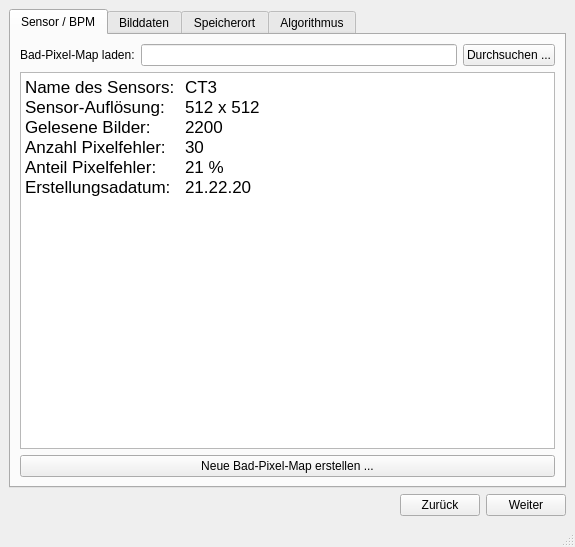
<?xml version="1.0" encoding="UTF-8"?>
<ui version="4.0">
 <class>MainWindow</class>
 <widget class="QMainWindow" name="MainWindow">
  <property name="geometry">
   <rect>
    <x>0</x>
    <y>0</y>
    <width>575</width>
    <height>547</height>
   </rect>
  </property>
  <property name="mouseTracking">
   <bool>false</bool>
  </property>
  <property name="windowTitle">
   <string>Pixelfehler Korrektur</string>
  </property>
  <widget class="QWidget" name="centralwidget">
   <layout class="QVBoxLayout" name="verticalLayout_2">
    <item>
     <layout class="QVBoxLayout" name="verticalLayout">
      <item>
       <widget class="QTabWidget" name="tabWidget">
        <property name="enabled">
         <bool>true</bool>
        </property>
        <property name="currentIndex">
         <number>0</number>
        </property>
        <widget class="QWidget" name="tabBPM">
         <attribute name="title">
          <string>Sensor / BPM</string>
         </attribute>
         <layout class="QVBoxLayout" name="verticalLayout_4">
          <item>
           <layout class="QHBoxLayout" name="horizontalLayout_10">
            <item>
             <widget class="QLabel" name="labelBPM">
              <property name="text">
               <string>Bad-Pixel-Map laden:</string>
              </property>
             </widget>
            </item>
            <item>
             <widget class="QLineEdit" name="lineEditBPM">
              <property name="readOnly">
               <bool>true</bool>
              </property>
             </widget>
            </item>
            <item>
             <widget class="QPushButton" name="pushButtonBPM">
              <property name="text">
               <string>Durchsuchen ...</string>
              </property>
              <property name="autoDefault">
               <bool>false</bool>
              </property>
              <property name="default">
               <bool>false</bool>
              </property>
              <property name="flat">
               <bool>false</bool>
              </property>
             </widget>
            </item>
           </layout>
          </item>
          <item>
           <widget class="QTextEdit" name="textEditBPM">
            <property name="verticalScrollBarPolicy">
             <enum>Qt::ScrollBarAsNeeded</enum>
            </property>
            <property name="readOnly">
             <bool>true</bool>
            </property>
            <property name="html">
             <string>&lt;!DOCTYPE HTML PUBLIC &quot;-//W3C//DTD HTML 4.0//EN&quot; &quot;http://www.w3.org/TR/REC-html40/strict.dtd&quot;&gt;
&lt;html&gt;&lt;head&gt;&lt;meta name=&quot;qrichtext&quot; content=&quot;1&quot; /&gt;&lt;style type=&quot;text/css&quot;&gt;
p, li { white-space: pre-wrap; }
&lt;/style&gt;&lt;/head&gt;&lt;body style=&quot; font-family:'.AppleSystemUIFont'; font-size:13pt; font-weight:400; font-style:normal;&quot;&gt;
&lt;p style=&quot; margin-top:0px; margin-bottom:0px; margin-left:0px; margin-right:0px; -qt-block-indent:0; text-indent:0px;&quot;&gt;Name des Sensors:	CT3&lt;/p&gt;
&lt;p style=&quot; margin-top:0px; margin-bottom:0px; margin-left:0px; margin-right:0px; -qt-block-indent:0; text-indent:0px;&quot;&gt;Sensor-Auflösung:	512 x 512&lt;/p&gt;
&lt;p style=&quot; margin-top:0px; margin-bottom:0px; margin-left:0px; margin-right:0px; -qt-block-indent:0; text-indent:0px;&quot;&gt;Gelesene Bilder:	2200&lt;/p&gt;
&lt;p style=&quot; margin-top:0px; margin-bottom:0px; margin-left:0px; margin-right:0px; -qt-block-indent:0; text-indent:0px;&quot;&gt;Anzahl Pixelfehler:	30&lt;/p&gt;
&lt;p style=&quot; margin-top:0px; margin-bottom:0px; margin-left:0px; margin-right:0px; -qt-block-indent:0; text-indent:0px;&quot;&gt;Anteil Pixelfehler:	21 %&lt;/p&gt;
&lt;p style=&quot; margin-top:0px; margin-bottom:0px; margin-left:0px; margin-right:0px; -qt-block-indent:0; text-indent:0px;&quot;&gt;Erstellungsadatum:	21.22.20&lt;/p&gt;&lt;/body&gt;&lt;/html&gt;</string>
            </property>
           </widget>
          </item>
          <item>
           <widget class="QPushButton" name="pushButton">
            <property name="text">
             <string>Neue Bad-Pixel-Map erstellen ...</string>
            </property>
           </widget>
          </item>
         </layout>
        </widget>
        <widget class="QWidget" name="tabBilddaten">
         <attribute name="title">
          <string>Bilddaten</string>
         </attribute>
         <layout class="QVBoxLayout" name="verticalLayout_3">
          <item>
           <layout class="QHBoxLayout" name="horizontalLayout_2">
            <item>
             <widget class="QLabel" name="labelBilddaten">
              <property name="text">
               <string>Ordner der Bilddaten:</string>
              </property>
             </widget>
            </item>
            <item>
             <widget class="QLineEdit" name="lineEditBildatenDurchsuchen">
              <property name="readOnly">
               <bool>true</bool>
              </property>
             </widget>
            </item>
            <item>
             <widget class="QPushButton" name="pushButtonBildatenDurchsuchen">
              <property name="text">
               <string>Durchsuchen ...</string>
              </property>
             </widget>
            </item>
           </layout>
          </item>
          <item>
           <layout class="QHBoxLayout" name="horizontalLayout_3">
            <item>
             <widget class="QCheckBox" name="checkBoxBilddaten">
              <property name="text">
               <string>Unterordner auch importieren</string>
              </property>
             </widget>
            </item>
            <item>
             <widget class="QPushButton" name="pushButtonBildatenImportieren">
              <property name="text">
               <string>Bilder importieren</string>
              </property>
             </widget>
            </item>
           </layout>
          </item>
          <item>
           <widget class="QTableWidget" name="tableWidgetBilddaten">
            <property name="selectionMode">
             <enum>QAbstractItemView::ExtendedSelection</enum>
            </property>
            <property name="selectionBehavior">
             <enum>QAbstractItemView::SelectRows</enum>
            </property>
            <property name="showGrid">
             <bool>true</bool>
            </property>
            <property name="sortingEnabled">
             <bool>false</bool>
            </property>
            <row>
             <property name="text">
              <string>1</string>
             </property>
            </row>
            <row>
             <property name="text">
              <string>2</string>
             </property>
            </row>
            <row>
             <property name="text">
              <string>3</string>
             </property>
            </row>
            <row>
             <property name="text">
              <string>4</string>
             </property>
            </row>
            <row>
             <property name="text">
              <string>5</string>
             </property>
            </row>
            <row>
             <property name="text">
              <string>6</string>
             </property>
            </row>
            <row>
             <property name="text">
              <string>7</string>
             </property>
            </row>
            <row>
             <property name="text">
              <string>8</string>
             </property>
            </row>
            <row>
             <property name="text">
              <string>9</string>
             </property>
            </row>
            <row>
             <property name="text">
              <string>10</string>
             </property>
            </row>
            <row>
             <property name="text">
              <string>12</string>
             </property>
            </row>
            <row>
             <property name="text">
              <string>13</string>
             </property>
            </row>
            <column>
             <property name="text">
              <string>Dateiname</string>
             </property>
            </column>
            <column>
             <property name="text">
              <string>Auflösung</string>
             </property>
            </column>
            <item row="0" column="0">
             <property name="text">
              <string>test.png</string>
             </property>
            </item>
            <item row="0" column="1">
             <property name="text">
              <string>512 x 512</string>
             </property>
            </item>
            <item row="1" column="0">
             <property name="text">
              <string>test2.png</string>
             </property>
            </item>
            <item row="1" column="1">
             <property name="text">
              <string>512 x 512</string>
             </property>
            </item>
            <item row="2" column="0">
             <property name="text">
              <string>asdfa</string>
             </property>
            </item>
            <item row="3" column="0">
             <property name="text">
              <string>asdf</string>
             </property>
            </item>
            <item row="4" column="0">
             <property name="text">
              <string>asdf</string>
             </property>
            </item>
            <item row="5" column="0">
             <property name="text">
              <string>asdf</string>
             </property>
            </item>
            <item row="6" column="0">
             <property name="text">
              <string>asdfhlkasjdf lakjsdflkasjdf laksdfj lkasdjf lkasdfsadf</string>
             </property>
            </item>
           </widget>
          </item>
          <item>
           <layout class="QHBoxLayout" name="horizontalLayout_5">
            <item>
             <widget class="QPushButton" name="pushButtonBilddatenAdd">
              <property name="text">
               <string>Elemente hinzufügen ...</string>
              </property>
             </widget>
            </item>
            <item>
             <widget class="QPushButton" name="pushButtonBilddatenDelete">
              <property name="text">
               <string>Elemente löschen</string>
              </property>
             </widget>
            </item>
            <item>
             <widget class="QPushButton" name="pushButtonBilddatenDeleteAll">
              <property name="text">
               <string>Gesamte Liste löschen</string>
              </property>
             </widget>
            </item>
           </layout>
          </item>
         </layout>
        </widget>
        <widget class="QWidget" name="tabSpeicherort">
         <attribute name="title">
          <string>Speicherort</string>
         </attribute>
         <layout class="QVBoxLayout" name="verticalLayout_5">
          <item>
           <layout class="QHBoxLayout" name="horizontalLayout_4">
            <item>
             <widget class="QLabel" name="label_3">
              <property name="text">
               <string>Zielverzeichnis:</string>
              </property>
             </widget>
            </item>
            <item>
             <widget class="QLineEdit" name="lineEdit_2">
              <property name="readOnly">
               <bool>true</bool>
              </property>
             </widget>
            </item>
            <item>
             <widget class="QPushButton" name="pushButtonSpeicherortDurchsuchen">
              <property name="text">
               <string>Durchsuchen ...</string>
              </property>
             </widget>
            </item>
           </layout>
          </item>
         </layout>
        </widget>
        <widget class="QWidget" name="tabAlgorithmus">
         <attribute name="title">
          <string>Algorithmus</string>
         </attribute>
         <layout class="QVBoxLayout" name="verticalLayout_6">
          <item>
           <widget class="QCheckBox" name="checkBoxAlgorithmusSuchen">
            <property name="text">
             <string>Neue Pixelfehler suchen</string>
            </property>
           </widget>
          </item>
          <item>
           <widget class="QGroupBox" name="groupBoxSuchen">
            <property name="title">
             <string/>
            </property>
            <layout class="QGridLayout" name="gridLayout">
             <item row="0" column="0">
              <widget class="QCheckBox" name="checkBox_4">
               <property name="text">
                <string>Schwellwertfilter für Hot-Pixel</string>
               </property>
              </widget>
             </item>
             <item row="0" column="1">
              <spacer name="horizontalSpacer_2">
               <property name="orientation">
                <enum>Qt::Horizontal</enum>
               </property>
               <property name="sizeHint" stdset="0">
                <size>
                 <width>40</width>
                 <height>20</height>
                </size>
               </property>
              </spacer>
             </item>
             <item row="1" column="0">
              <widget class="QCheckBox" name="checkBox_5">
               <property name="text">
                <string>Schwellwertfilter für Dead-Pixel</string>
               </property>
              </widget>
             </item>
             <item row="1" column="1">
              <spacer name="horizontalSpacer_3">
               <property name="orientation">
                <enum>Qt::Horizontal</enum>
               </property>
               <property name="sizeHint" stdset="0">
                <size>
                 <width>40</width>
                 <height>20</height>
                </size>
               </property>
              </spacer>
             </item>
             <item row="2" column="0">
              <widget class="QCheckBox" name="checkBox_6">
               <property name="text">
                <string>Moving-Window</string>
               </property>
              </widget>
             </item>
             <item row="2" column="1">
              <spacer name="horizontalSpacer_4">
               <property name="orientation">
                <enum>Qt::Horizontal</enum>
               </property>
               <property name="sizeHint" stdset="0">
                <size>
                 <width>40</width>
                 <height>20</height>
                </size>
               </property>
              </spacer>
             </item>
             <item row="3" column="0">
              <spacer name="horizontalSpacer_5">
               <property name="orientation">
                <enum>Qt::Horizontal</enum>
               </property>
               <property name="sizeHint" stdset="0">
                <size>
                 <width>40</width>
                 <height>20</height>
                </size>
               </property>
              </spacer>
             </item>
             <item row="3" column="1">
              <widget class="QPushButton" name="pushButton_2">
               <property name="text">
                <string>Weitere Einstellungen ...</string>
               </property>
              </widget>
             </item>
            </layout>
           </widget>
          </item>
          <item>
           <widget class="Line" name="line">
            <property name="orientation">
             <enum>Qt::Horizontal</enum>
            </property>
           </widget>
          </item>
          <item>
           <widget class="QCheckBox" name="checkBoxAlgorithmusKorrigieren">
            <property name="text">
             <string>Bilddaten mit gewählter BPM korrigieren</string>
            </property>
           </widget>
          </item>
          <item>
           <widget class="QGroupBox" name="groupBoxKorrigieren">
            <property name="enabled">
             <bool>true</bool>
            </property>
            <property name="title">
             <string/>
            </property>
            <layout class="QGridLayout" name="gridLayout_2">
             <item row="0" column="0">
              <widget class="QRadioButton" name="radioButton">
               <property name="text">
                <string>Mittelwert-Verfahren</string>
               </property>
               <property name="checked">
                <bool>true</bool>
               </property>
              </widget>
             </item>
             <item row="0" column="1">
              <spacer name="horizontalSpacer_6">
               <property name="orientation">
                <enum>Qt::Horizontal</enum>
               </property>
               <property name="sizeHint" stdset="0">
                <size>
                 <width>226</width>
                 <height>20</height>
                </size>
               </property>
              </spacer>
             </item>
             <item row="1" column="0">
              <widget class="QRadioButton" name="radioButton_2">
               <property name="text">
                <string>Gradient-Verfahren</string>
               </property>
              </widget>
             </item>
             <item row="1" column="1" rowspan="2">
              <spacer name="horizontalSpacer_7">
               <property name="orientation">
                <enum>Qt::Horizontal</enum>
               </property>
               <property name="sizeHint" stdset="0">
                <size>
                 <width>226</width>
                 <height>20</height>
                </size>
               </property>
              </spacer>
             </item>
             <item row="2" column="0" rowspan="2">
              <spacer name="horizontalSpacer_8">
               <property name="orientation">
                <enum>Qt::Horizontal</enum>
               </property>
               <property name="sizeHint" stdset="0">
                <size>
                 <width>227</width>
                 <height>20</height>
                </size>
               </property>
              </spacer>
             </item>
             <item row="3" column="1">
              <widget class="QPushButton" name="pushButton_8">
               <property name="text">
                <string>Weitere Einstellungen ...</string>
               </property>
              </widget>
             </item>
            </layout>
           </widget>
          </item>
          <item>
           <spacer name="verticalSpacer">
            <property name="orientation">
             <enum>Qt::Vertical</enum>
            </property>
            <property name="sizeHint" stdset="0">
             <size>
              <width>20</width>
              <height>40</height>
             </size>
            </property>
           </spacer>
          </item>
         </layout>
        </widget>
       </widget>
      </item>
      <item>
       <layout class="QHBoxLayout" name="horizontalLayout">
        <item>
         <spacer name="horizontalSpacer">
          <property name="orientation">
           <enum>Qt::Horizontal</enum>
          </property>
          <property name="sizeHint" stdset="0">
           <size>
            <width>40</width>
            <height>20</height>
           </size>
          </property>
         </spacer>
        </item>
        <item>
         <widget class="QPushButton" name="pushButtonMainBack">
          <property name="text">
           <string>Zurück</string>
          </property>
         </widget>
        </item>
        <item>
         <widget class="QPushButton" name="pushButtonMainForward">
          <property name="text">
           <string>Weiter</string>
          </property>
          <property name="default">
           <bool>false</bool>
          </property>
         </widget>
        </item>
       </layout>
      </item>
     </layout>
    </item>
   </layout>
  </widget>
  <widget class="QMenuBar" name="menubar">
   <property name="geometry">
    <rect>
     <x>0</x>
     <y>0</y>
     <width>575</width>
     <height>22</height>
    </rect>
   </property>
  </widget>
  <widget class="QStatusBar" name="statusbar"/>
 </widget>
 <tabstops>
  <tabstop>tabWidget</tabstop>
  <tabstop>lineEditBildatenDurchsuchen</tabstop>
  <tabstop>pushButtonBildatenDurchsuchen</tabstop>
  <tabstop>checkBoxBilddaten</tabstop>
  <tabstop>pushButtonBildatenImportieren</tabstop>
  <tabstop>tableWidgetBilddaten</tabstop>
  <tabstop>pushButtonBilddatenDelete</tabstop>
  <tabstop>pushButtonBilddatenDeleteAll</tabstop>
  <tabstop>lineEdit_2</tabstop>
  <tabstop>pushButtonSpeicherortDurchsuchen</tabstop>
  <tabstop>pushButtonMainBack</tabstop>
  <tabstop>pushButtonMainForward</tabstop>
 </tabstops>
 <resources/>
 <connections/>
</ui>
